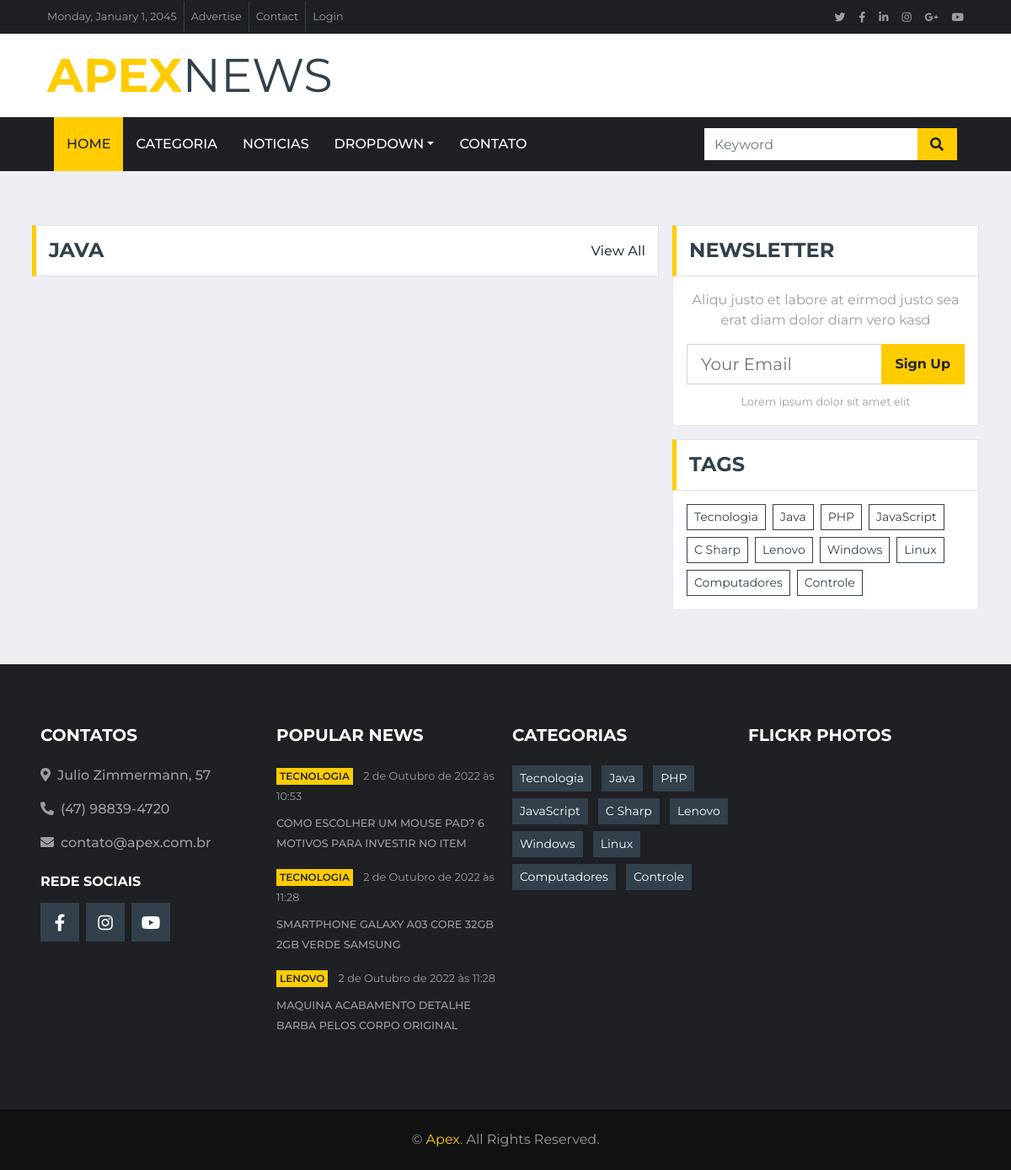
Page /categoria/Java on the committed database.
### portal/models.py (models this page shows)
class PortalInfor(models.Model):
    titlo_portal = models.CharField(max_length=60, default='Apex')
    email = models.CharField(max_length=200, blank=True)
    telefone = models.CharField(max_length=40, blank=True)
    endereco = models.CharField(max_length=255, blank=True)
    facebook = models.CharField(max_length=255, blank=True)
    youtube = models.CharField(max_length=255, blank=True)
    instagram = models.CharField(max_length=255, blank=True)
    created_at = models.DateTimeField(auto_now_add=True, blank=True)

### artigo/models.py (models this page shows, shortened)
class Categoria(models.Model):
    nome = models.CharField(max_length=100, blank=False)
    texto = models.TextField(blank=True)
    def __str__(self) -> str:
        return self.nome

class Artigo(models.Model):
    titulo = models.CharField(max_length=100, blank=False)
    subtitulo = models.CharField(max_length=100, blank=True)
    autor = models.ForeignKey(Autor, on_delete=models.CASCADE)
    categoria = models.ForeignKey(Categoria, on_delete=models.CASCADE)
    texto_destaque_1 = models.TextField(blank=True)
    texto_destaque_2 = models.TextField(blank=True)
    texto = models.TextField()
    img_url = models.CharField(max_length=255, blank=True)
    created_at = models.DateTimeField(auto_now_add=True)
    updated_at = models.DateTimeField(auto_now=True)
    ativo = models.BooleanField(default=True, editable=True)

### portal/views.py (the view)
# urls.py: path('categoria/', views.categoria, name='categoria'),
def categoria(request, nome=None):
    context = create_context_base()
    if nome != None:
        context['categoria_atual'] = context['noticias'].filter(categoria=Categoria.objects.get(nome=nome))
        context['nome_categoria'] = nome
        return render(request, 'artigo/categoria.html', context)
    return render(request, 'artigo/categoria.html', context)

### portal/views.py (called while the page is built)
def create_context_base():
    info_portal = PortalInfor.objects.all().last()
    noticias = Artigo.objects.all().filter(ativo='True')
    context = {
        'titulo' : info_portal.titlo_portal,
        'contato': {
            'telefone': info_portal.telefone,
            'email' : info_portal.email,
            'endereco': info_portal.endereco,
        },
        'media_sociais': {
            'facebook': info_portal.facebook,
            'youtube' : info_portal.youtube,
            'instagram' : info_portal.instagram
        },
        'lista_noticias' : noticias[:4],
        'categorias' : Categoria.objects.all(),
        'categoria_atual' : None,
        'popular_news' : noticias[:3],
        'noticias' : noticias,
    }
    return context

### templates/artigo/categoria.html (shortened to what this page needs)
{% extends 'base.html' %}
{% load static %}
{% block content %}
    {% include 'partials/top_bar.html' %}
    {% include 'partials/nav_bar.html' %}
    <div class="container-fluid mt-5 pt-3">
        <div class="container">
            <div class="row">
                <div class="col-lg-8">
                    <div class="row">
                        <div class="col-12">
                            <div class="section-title">
                                {% if categoria_atual != None %}
                                    <h4 class="m-0 text-uppercase font-weight-bold">{{nome_categoria}}</h4>
                                {% else %}
                                    <h4 class="m-0 text-uppercase font-weight-bold">Categorias</h4>
                                {% endif %}
                                <a class="text-secondary font-weight-medium text-decoration-none" href="{% url 'categoria' %}">View All</a>
                            </div>
                        </div>
                    </div>
                </div>
                <div class="col-lg-4">
                    <div class="mb-3">
                        <div class="section-title mb-0">
                            <h4 class="m-0 text-uppercase font-weight-bold">Newsletter</h4>
                        </div>
                        <div class="bg-white text-center border border-top-0 p-3">
                            <p>Aliqu justo et labore at eirmod justo sea erat diam dolor diam vero kasd</p>
                            <div class="input-group mb-2" style="width: 100%;">
                                <input type="text" class="form-control form-control-lg" placeholder="Your Email">
                                <div class="input-group-append">
                                    <button class="btn btn-primary font-weight-bold px-3">Sign Up</button>
                                </div>
                            </div>
                            <small>Lorem ipsum dolor sit amet elit</small>
                        </div>
                    </div>
                    <div class="mb-3">
                        <div class="section-title mb-0">
                            <h4 class="m-0 text-uppercase font-weight-bold">Tags</h4>
                        </div>
                        <div class="bg-white border border-top-0 p-3">
                            <div class="d-flex flex-wrap m-n1">
                                {% for categoria in categorias  %}
                                    <a href="{% url 'categoria' categoria %}" class="btn btn-sm btn-outline-secondary m-1">{{categoria}}</a>
                                {% endfor %}
                            </div>
                        </div>
                    </div>
                </div>
            </div>
        </div>
    </div>
{% endblock %}

### templates/base.html (shortened to what this page needs)
{% load static %}
<!DOCTYPE html>
<html lang="pt-br">
<head>
    <link href="https://cdnjs.cloudflare.com/ajax/libs/font-awesome/5.15.0/css/all.min.css" rel="stylesheet">
    <link href="{% static 'lib/owlcarousel/assets/owl.carousel.min.css' %}" rel="stylesheet">
    <link href="{% static 'css/style.css' %}" rel="stylesheet">
</head>
<body>
    {% block content %}
    {% endblock %}
    <div class="container-fluid bg-dark pt-5 px-sm-3 px-md-5 mt-5">
        <div class="row py-4">
            <div class="col-lg-3 col-md-6 mb-5">
                <h5 class="mb-4 text-white text-uppercase font-weight-bold">Contatos</h5>
                <p class="font-weight-medium"><i class="fa fa-map-marker-alt mr-2"></i>{{ contato.endereco}}</p>
                <p class="font-weight-medium"><i class="fa fa-phone-alt mr-2"></i>{{contato.telefone}}</p>
                <p class="font-weight-medium"><i class="fa fa-envelope mr-2"></i>{{contato.email}}</p>
                <h6 class="mt-4 mb-3 text-white text-uppercase font-weight-bold">Rede Sociais</h6>
                <div class="d-flex justify-content-start">
                    <a class="btn btn-lg btn-secondary btn-lg-square mr-2" href="https://{{media_sociais.facebook}}"><i class="fab fa-facebook-f"></i></a>
                    <a class="btn btn-lg btn-secondary btn-lg-square mr-2" href="https://{{media_sociais.instagram}}"><i class="fab fa-instagram"></i></a>
                    <a class="btn btn-lg btn-secondary btn-lg-square" href="https://{{media_sociais.youtube}}"><i class="fab fa-youtube"></i></a>
                </div>
            </div>
            <div class="col-lg-3 col-md-6 mb-5">
                <h5 class="mb-4 text-white text-uppercase font-weight-bold">Popular News</h5>
                {% for popular in popular_news %}
                    <div class="mb-3">
                        <div class="mb-2">
                            <a class="badge badge-primary text-uppercase font-weight-semi-bold p-1 mr-2" href="">{{popular.categoria}}</a>
                            <a class="text-body" href="{% url 'artigo' popular.id %}"><small>{{popular.created_at}}</small></a>
                        </div>
                        <a class="small text-body text-uppercase font-weight-medium" href="{% url 'artigo' popular.id %}">{{popular.titulo}}</a>
                    </div>
                {% endfor %}
            </div>
            <div class="col-lg-3 col-md-6 mb-5">
                <h5 class="mb-4 text-white text-uppercase font-weight-bold">Categorias</h5>
                <div class="m-n1">
                    {% for categoria in categorias %}
                        <a href="{% url 'categoria' categoria %}" class="btn btn-sm btn-secondary m-1">{{categoria}}</a>
                    {% endfor %}
                </div>
            </div>
            <div class="col-lg-3 col-md-6 mb-5">
                <h5 class="mb-4 text-white text-uppercase font-weight-bold">Flickr Photos</h5>
                <div class="row">
                    {% for noticia in lista_noticias %}
                        <div class="col-4 mb-3">
                        </div>
                    {% endfor %}
                </div>
            </div>
        </div>
    </div>
    <div class="container-fluid py-4 px-sm-3 px-md-5" style="background: #111111;">
        <p class="m-0 text-center">&copy; <a href="{% url 'index' %}">{{ titulo}}</a>. All Rights Reserved.
    </p>
    </div>
</body>
</html>

### templates/partials/top_bar.html
{% load static %}
{% block content %}
<div class="container-fluid d-none d-lg-block">
    <div class="row align-items-center bg-dark px-lg-5">
        <div class="col-lg-9">
            <nav class="navbar navbar-expand-sm bg-dark p-0">
                <ul class="navbar-nav ml-n2">
                    <li class="nav-item border-right border-secondary">
                        <a class="nav-link text-body small" href="#">Monday, January 1, 2045</a>
                    </li>
                    <li class="nav-item border-right border-secondary">
                        <a class="nav-link text-body small" href="#">Advertise</a>
                    </li>
                    <li class="nav-item border-right border-secondary">
                        <a class="nav-link text-body small" href="#">Contact</a>
                    </li>
                    <li class="nav-item">
                        <a class="nav-link text-body small" href="#">Login</a>
                    </li>
                </ul>
            </nav>
        </div>
        <div class="col-lg-3 text-right d-none d-md-block">
            <nav class="navbar navbar-expand-sm bg-dark p-0">
                <ul class="navbar-nav ml-auto mr-n2">
                    <li class="nav-item">
                        <a class="nav-link text-body" href="#"><small class="fab fa-twitter"></small></a>
                    </li>
                    <li class="nav-item">
                        <a class="nav-link text-body" href="#"><small class="fab fa-facebook-f"></small></a>
                    </li>
                    <li class="nav-item">
                        <a class="nav-link text-body" href="#"><small class="fab fa-linkedin-in"></small></a>
                    </li>
                    <li class="nav-item">
                        <a class="nav-link text-body" href="#"><small class="fab fa-instagram"></small></a>
                    </li>
                    <li class="nav-item">
                        <a class="nav-link text-body" href="#"><small class="fab fa-google-plus-g"></small></a>
                    </li>
                    <li class="nav-item">
                        <a class="nav-link text-body" href="#"><small class="fab fa-youtube"></small></a>
                    </li>
                </ul>
            </nav>
        </div>
    </div>
    <div class="row align-items-center bg-white py-3 px-lg-5">
        <div class="col-lg-4">
            <a href="{% url 'index' %}" class="navbar-brand p-0 d-none d-lg-block">
                <h1 class="m-0 display-4 text-uppercase text-primary">{{titulo}}<span class="text-secondary font-weight-normal">News</span></h1>
            </a>
        </div>
    </div>
</div>
{% endblock %}

### rows in the picture
PortalInfor: titlo_portal "APEX", endereco "Julio Zimmermann, 57", telefone "(47) 98839-4720", email "contato@apex.com.br", titlo_portal "Apex"
Categoria: nome "JAVA", nome "Java"
Categoria: nome "Tecnologia"
Categoria: nome "PHP"
Categoria: nome "JavaScript"
Categoria: nome "C Sharp"
Categoria: nome "Lenovo"
Categoria: nome "Windows"
Categoria: nome "Linux"
Categoria: nome "Computadores"
Categoria: nome "Controle"
Artigo: categoria "TECNOLOGIA", created_at "2 de Outubro de 2022 às 10:53", titulo "COMO ESCOLHER UM MOUSE PAD? 6 MOTIVOS PARA INVESTIR NO ITEM"
Artigo: categoria "TECNOLOGIA", created_at "2 de Outubro de 2022 às 11:28", titulo "SMARTPHONE GALAXY A03 CORE 32GB 2GB VERDE SAMSUNG"
Artigo: categoria "LENOVO", created_at "2 de Outubro de 2022 às 11:28", titulo "MAQUINA ACABAMENTO DETALHE BARBA PELOS CORPO ORIGINAL"
